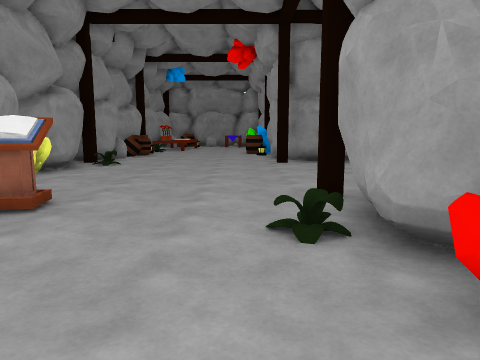
[1] (above)

16 first-person views from a walk through a 3-D level made in the Unity game engine. The camera is 1.2 m above the floor, tilts 8° down and sees 70° across. The floor is counted in squares, 1 m on a side. Each view is taken from the middle of a square. On the plan, view 1 faces up. The plan holds only what a view shows up to about 14 squares ahead; the rest is blank. The place goes on beyond the plan. The player character is not drawn.

[2]
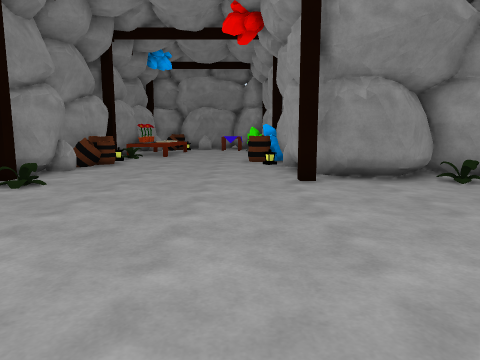

[3]
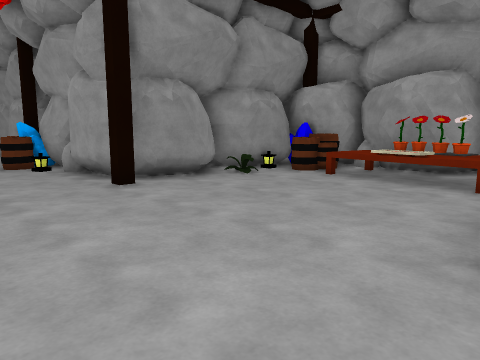

[4]
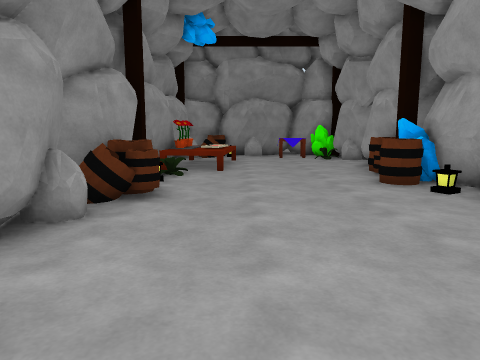

[5]
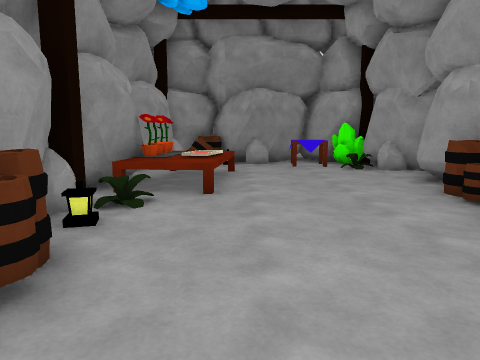

[6]
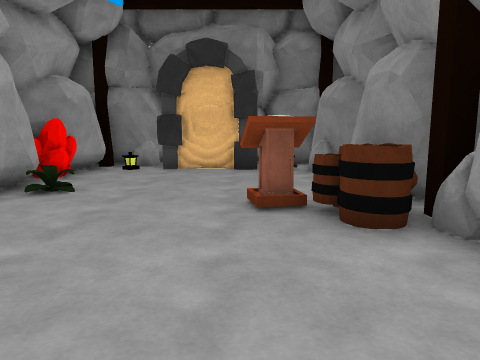

[7]
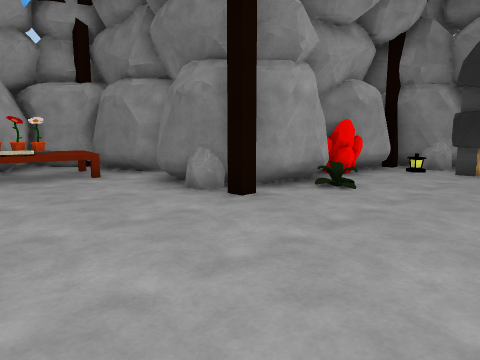

[8]
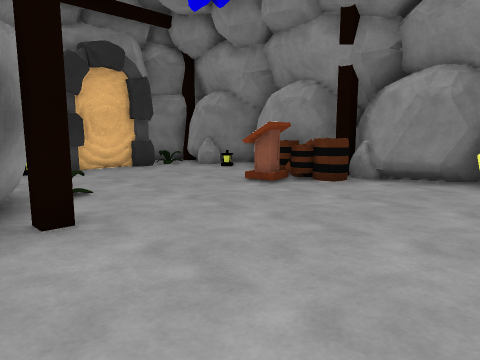

[9]
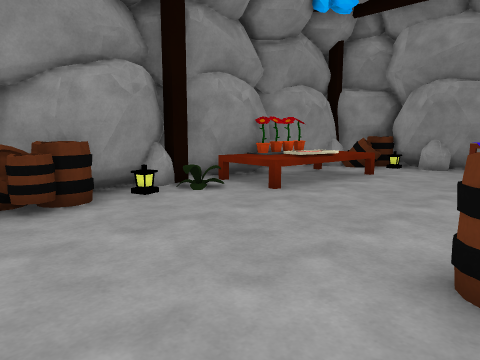

[10]
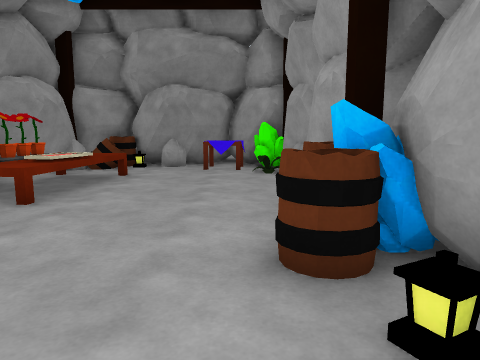

[11]
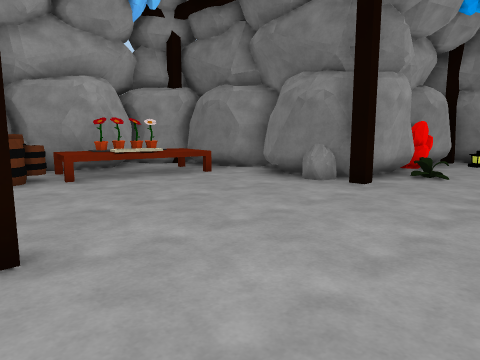

[12]
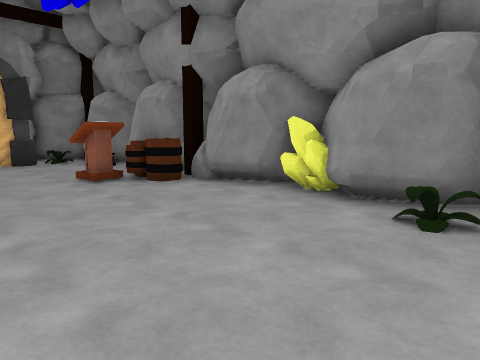

[13]
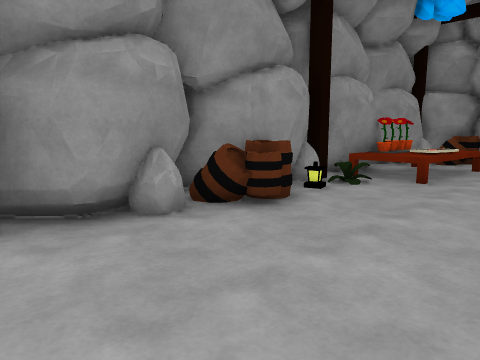

[14]
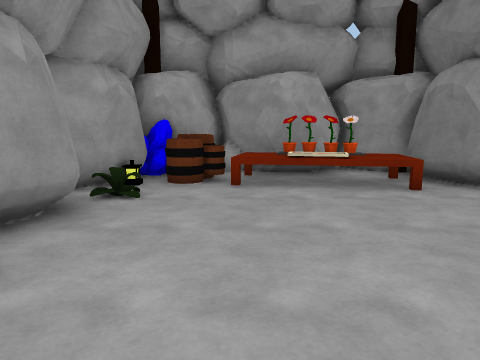

[15]
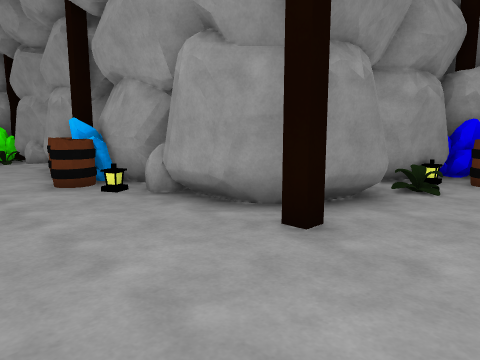

[16]
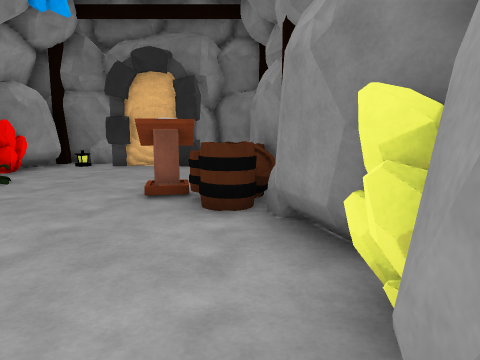

### Floor plan
Key: @ floor where view 1 was taken; # wall or solid block; . floor; = window, fence, low wall or low ledge; ^ raised ledge; O other object.
Columns run from 6 left of view 1 to 9 right of it. Each row starts with its distance up from view 1.
 29    ####
 28 #####^^##
 27 #OO..^^.#
 26 ##.....O#
 25 #^^^....#
 24 ##^^....#
 23 #O^.....#
 22 #^^....O#
 21 #O.....O#
 20 #......##
 19 #.....OO#
 18 #O......#
 17 #O......#
 16 #=......#
 15 #.......#
 14 #.......########
 13 #O.........O.O##
 12 #............OO#
 11 #............^O#
 10 #............^^#
  9 #...........^^##
  8 #...........^^##
  7 #O.......##..^^#
  6 #OOO....########
  5 #OOO....#
  4 ##.....O#
  3 #.......#
  2 #.......#
  1 ##......#
  0 ##OO#O@.#
 -1  #.## ###
 -2  ###

Where each view was taken, in squares from view 1:
view 1: 0 up, 0 right, facing up
view 2: 5 up, 0 right, facing up
view 3: 6 up, 2 left, facing up-right
view 4: 11 up, 3 left, facing up
view 5: 15 up, 3 left, facing up
view 6: 11 up, 3 left, facing down
view 7: 11 up, 3 left, facing down-right
view 8: 11 up, 3 right, facing down-left
view 9: 16 up, 1 right, facing up-left
view 10: 16 up, 0 right, facing up
view 11: 14 up, 2 left, facing down-right
view 12: 14 up, 0 right, facing down-left
view 13: 13 up, 1 left, facing up-left
view 14: 11 up, 1 left, facing right
view 15: 11 up, 2 left, facing up-right
view 16: 12 up, 5 left, facing down
